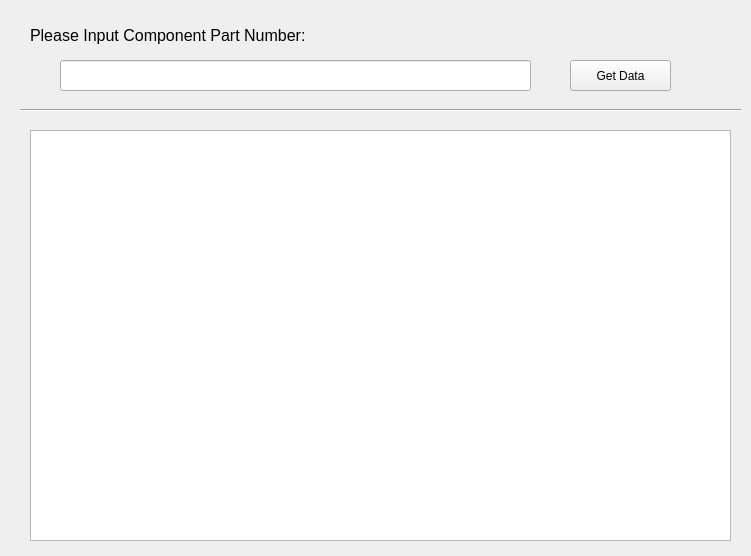
<?xml version="1.0" encoding="UTF-8"?>
<ui version="4.0">
 <class>Where_Units</class>
 <widget class="QWidget" name="Where_Units">
  <property name="geometry">
   <rect>
    <x>0</x>
    <y>0</y>
    <width>751</width>
    <height>556</height>
   </rect>
  </property>
  <property name="windowTitle">
   <string>Where_Failed_Component</string>
  </property>
  <widget class="QLabel" name="label">
   <property name="geometry">
    <rect>
     <x>30</x>
     <y>20</y>
     <width>281</width>
     <height>31</height>
    </rect>
   </property>
   <property name="font">
    <font>
     <family>Arial</family>
     <pointsize>12</pointsize>
    </font>
   </property>
   <property name="text">
    <string>Please Input Component Part Number:</string>
   </property>
  </widget>
  <widget class="QTableView" name="dataTable">
   <property name="geometry">
    <rect>
     <x>30</x>
     <y>130</y>
     <width>701</width>
     <height>411</height>
    </rect>
   </property>
  </widget>
  <widget class="QLabel" name="PNlable">
   <property name="geometry">
    <rect>
     <x>330</x>
     <y>30</y>
     <width>47</width>
     <height>13</height>
    </rect>
   </property>
   <property name="text">
    <string/>
   </property>
  </widget>
  <widget class="QLineEdit" name="PNedit">
   <property name="geometry">
    <rect>
     <x>60</x>
     <y>60</y>
     <width>471</width>
     <height>31</height>
    </rect>
   </property>
  </widget>
  <widget class="QPushButton" name="getBtn">
   <property name="geometry">
    <rect>
     <x>570</x>
     <y>60</y>
     <width>101</width>
     <height>31</height>
    </rect>
   </property>
   <property name="text">
    <string>Get Data</string>
   </property>
  </widget>
  <widget class="Line" name="line">
   <property name="geometry">
    <rect>
     <x>20</x>
     <y>100</y>
     <width>721</width>
     <height>21</height>
    </rect>
   </property>
   <property name="orientation">
    <enum>Qt::Horizontal</enum>
   </property>
  </widget>
 </widget>
 <resources/>
 <connections/>
</ui>
